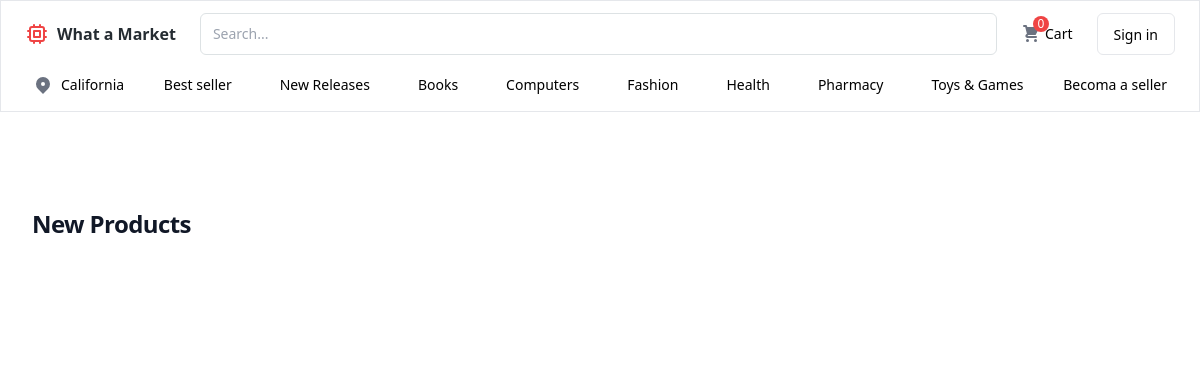
Before: / with the older database file.
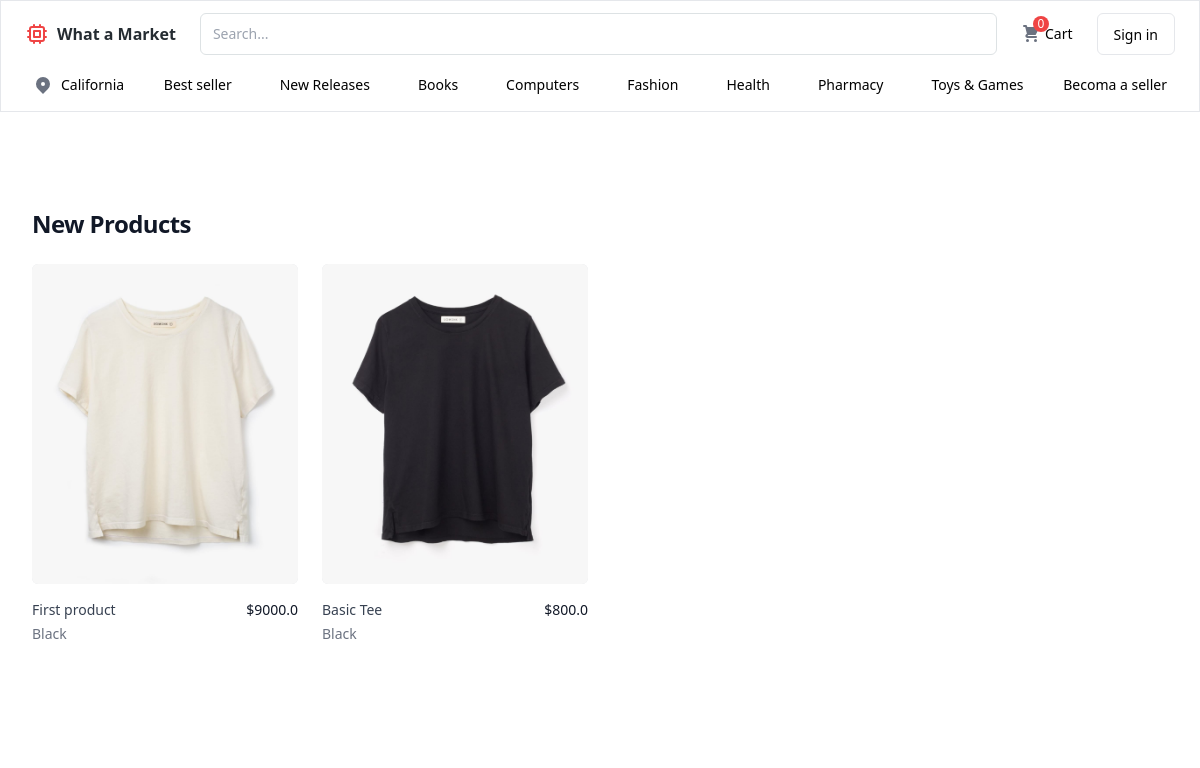
After: the same page with the newer database file.
### app/models.py (models this page shows)
class Product(db.Model):
    __tablename__ = "products"
    id  = db.Column(db.Integer , primary_key=True)
    name = db.Column(db.String(150), nullable=False)
    description = db.Column(db.Text , nullable=False)
    price = db.Column(db.Float , nullable=False)
    stock = db.Column(db.Integer , default=0)
    image = db.Column(db.String(256))

### app/__init__.py (the view)
     @app.route("/", methods=["GET"])
     def home():
          products = Product.query.filter_by().all()
          return render_template("home.html" , current_user=current_user , products=products)

### templates/home.html (shortened to what this page needs)
{% extends "base.html" %}
{% block content %}
{% include  "nav.html" %}
{% include "product.html" %}
{% endblock %}

### templates/product.html
<div class="bg-white">
    <div class="mx-auto max-w-2xl px-4 py-16 sm:px-6 sm:py-24 lg:max-w-7xl lg:px-8">
      <h2 class="text-2xl font-bold tracking-tight text-gray-900">New Products</h2>
      <div class="mt-6 grid grid-cols-1 gap-x-6 gap-y-10 sm:grid-cols-2 lg:grid-cols-4 xl:gap-x-8">
        {% for product in products  %}
        <div class="group relative">
          <img src="{{ url_for('uploaded_file', filename=product.image.split('uploads/')[-1]) }}" alt="Front of men&#039;s Basic Tee in black." class="aspect-square w-full rounded-md bg-gray-200 object-cover group-hover:opacity-75 lg:aspect-auto lg:h-80" />
          <div class="mt-4 flex justify-between">
            <div>
              <h3 class="text-sm text-gray-700">
                <a href="#">
                  <span aria-hidden="true" class="absolute inset-0"></span>
                  {{product.name}}
                </a>
              </h3>
              <p class="mt-1 text-sm text-gray-500">Black</p>
            </div>
            <p class="text-sm font-medium text-gray-900">${{product.price}}</p>
          </div>
        </div>
        {% endfor %}
    </div>
  </div>

Changed rows visible on the page:
added Product: image (picture), name "First product", price "9000.0"
added Product: image (picture), name "Basic Tee", price "800.0"
